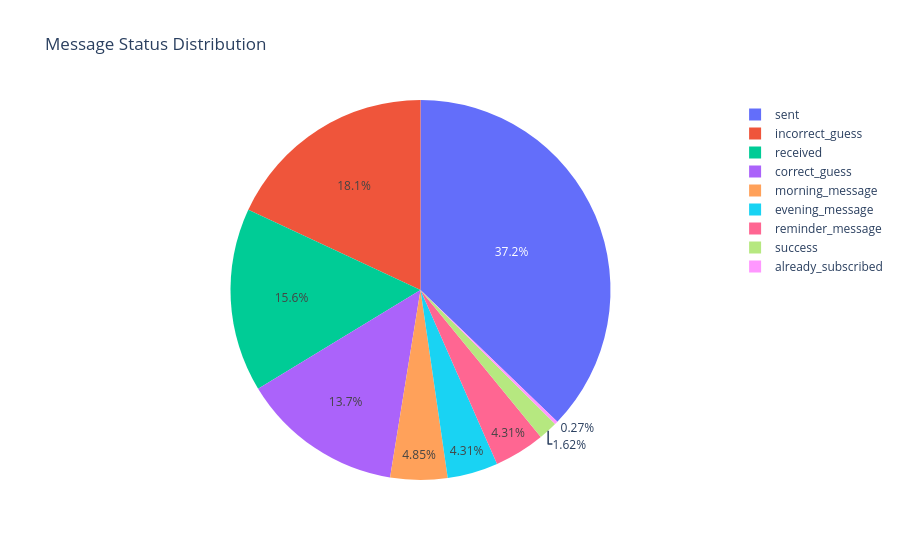

Notebook source saved alongside this figure:
### Markdown cell above
## 5. Command and Message Analysis

This section examines the commands used by players and the overall message traffic.

### Code cell
if 'conn' in locals() and conn:
    # User Command Distribution
    query = """
    SELECT content FROM messages WHERE direction = 'incoming' AND content LIKE '/%';
    """
    df_commands = pd.read_sql_query(query, conn)
    df_commands['command'] = df_commands['content'].apply(lambda x: x.split(' ')[0])
    command_counts = df_commands['command'].value_counts().reset_index()
    command_counts.columns = ['command', 'count']

    fig = px.bar(command_counts, x='command', y='count', title='User Command Distribution')
    fig.show()

    # Message Log Analysis
    query = "SELECT status, COUNT(id) as count FROM messages GROUP BY status;"
    df_messages = pd.read_sql_query(query, conn)
    fig = px.pie(df_messages, names='status', values='count', title='Message Status Distribution')
    fig.show()

### Figure 1 — Plotly figure (JSON) as saved in the notebook; plotly's stock layout.template omitted (floating-point values rounded to 4 significant figures)
{"data": [{"domain": {"x": [0, 1], "y": [0, 1]}, "hovertemplate": "status=%{label}<br>count=%{value}<extra></extra>", "labels": ["already_subscribed", "correct_guess", "evening_message", "incorrect_guess", "morning_message", "received", "reminder_message", "sent", "success"], "legendgroup": "", "name": "", "showlegend": true, "type": "pie", "values": [1, 51, 16, 67, 18, 58, 16, 138, 6]}], "layout": {"legend": {"tracegroupgap": 0}, "title": {"text": "Message Status Distribution"}}}
